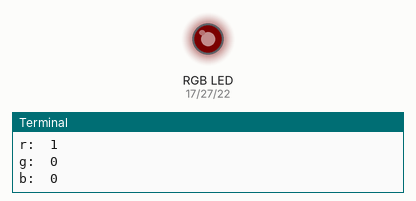
This program was run on a simulated Raspberry Pi (BCM pin numbers). On the bench: an RGB LED mixed from three pins (HIGH = lit), the last lines printed to the terminal. Dim RGB values are drawn brighter than linear.

Above: at 0.05 s.
At 7.47 s:
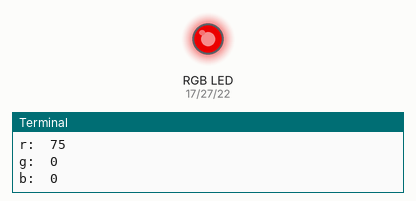
At 13.7 s:
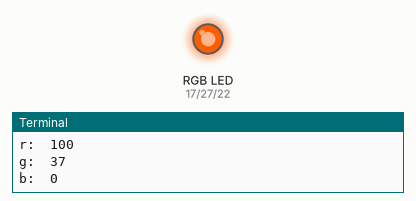
At 19.92 s:
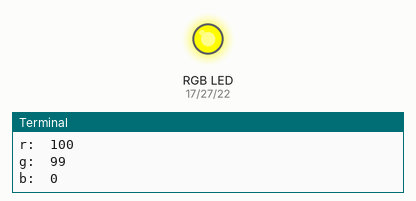
At 29.87 s:
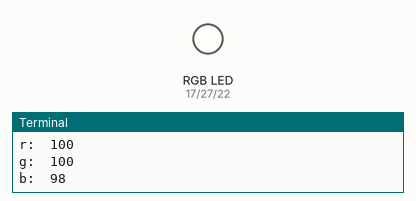
At 39.9 s:
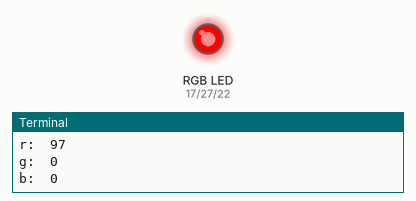
Timing chart, 0 to 40.0 s (numbered marks = the images above):
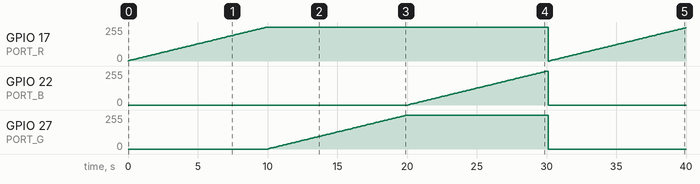

The program:

fullcolor_led_pwm_1.py
```python
import RPi.GPIO as GPIO
import time, sys

PORT_R = 17
PORT_G = 27
PORT_B = 22

GPIO.setmode(GPIO.BCM)
ports = [PORT_R, PORT_G, PORT_B]
for port in ports:
  GPIO.setup(port, GPIO.OUT)

pwm_r = GPIO.PWM(PORT_R, 1000)
pwm_g = GPIO.PWM(PORT_G, 1000)
pwm_b = GPIO.PWM(PORT_B, 1000)

pwm_r.start(0)
pwm_g.start(0)
pwm_b.start(0)

def set_color(r, g, b):
  pwm_r.ChangeDutyCycle(r)
  pwm_g.ChangeDutyCycle(g)
  pwm_b.ChangeDutyCycle(b)

r = g = b = 0
try:
  while True:
    if r < 100:
      r += 1
    elif g < 100:
      g += 1
    elif b < 100:
      b += 1
    else:
      r = g = b = 0
    print("r: ",r)
    print("g: ",g)
    print("b: ",b)
    set_color(r, g, b)
    time.sleep(0.1)
except KeyboardInterrupt:
  pass
GPIO.cleanup()
```

Measured:
- by itself, GPIO 22 (PORT_B): rises from 0/255 to 255/255 in 9.9 s, then falls to 0/255 in 0.10 s
- by itself, GPIO 27 (PORT_G): rises from 0/255 to 255/255 in 9.9 s, then falls to 0/255 in 10.1 s
- by itself, GPIO 17 (PORT_R): 0/255 → 3/255 at 0.00 s, → 5/255 0.10 s later, → 8/255 0.10 s later, → 10/255 0.10 s later, … (199 changes in this stretch)
